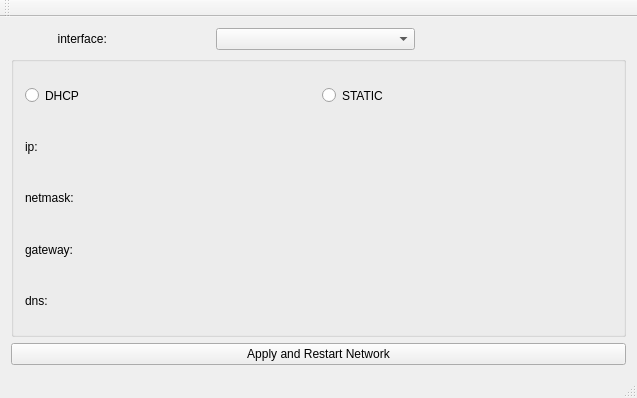
<?xml version="1.0" encoding="UTF-8"?>
<ui version="4.0">
 <class>MainWindow</class>
 <widget class="QMainWindow" name="MainWindow">
  <property name="geometry">
   <rect>
    <x>0</x>
    <y>0</y>
    <width>637</width>
    <height>398</height>
   </rect>
  </property>
  <property name="windowTitle">
   <string>Net</string>
  </property>
  <widget class="QWidget" name="centralWidget">
   <layout class="QHBoxLayout" name="horizontalLayout">
    <item>
     <layout class="QGridLayout" name="gridLayout">
      <item row="0" column="0">
       <widget class="QLabel" name="label">
        <property name="sizePolicy">
         <sizepolicy hsizetype="Expanding" vsizetype="Preferred">
          <horstretch>0</horstretch>
          <verstretch>0</verstretch>
         </sizepolicy>
        </property>
        <property name="text">
         <string>              interface:</string>
        </property>
       </widget>
      </item>
      <item row="0" column="2">
       <spacer name="horizontalSpacer">
        <property name="orientation">
         <enum>Qt::Horizontal</enum>
        </property>
        <property name="sizeHint" stdset="0">
         <size>
          <width>40</width>
          <height>20</height>
         </size>
        </property>
       </spacer>
      </item>
      <item row="2" column="0" colspan="4">
       <widget class="QPushButton" name="ok">
        <property name="sizePolicy">
         <sizepolicy hsizetype="Expanding" vsizetype="Fixed">
          <horstretch>0</horstretch>
          <verstretch>0</verstretch>
         </sizepolicy>
        </property>
        <property name="text">
         <string>Apply and Restart Network</string>
        </property>
       </widget>
      </item>
      <item row="0" column="1">
       <widget class="QComboBox" name="cb_interface">
        <property name="sizePolicy">
         <sizepolicy hsizetype="Expanding" vsizetype="Fixed">
          <horstretch>0</horstretch>
          <verstretch>0</verstretch>
         </sizepolicy>
        </property>
       </widget>
      </item>
      <item row="1" column="0" colspan="4">
       <widget class="QGroupBox" name="groupBox">
        <property name="sizePolicy">
         <sizepolicy hsizetype="Expanding" vsizetype="Expanding">
          <horstretch>0</horstretch>
          <verstretch>0</verstretch>
         </sizepolicy>
        </property>
        <property name="title">
         <string/>
        </property>
        <layout class="QVBoxLayout" name="verticalLayout">
         <item>
          <layout class="QGridLayout" name="gridLayout_6">
           <item row="0" column="0">
            <widget class="QRadioButton" name="radio_dhcp">
             <property name="sizePolicy">
              <sizepolicy hsizetype="Expanding" vsizetype="Expanding">
               <horstretch>0</horstretch>
               <verstretch>0</verstretch>
              </sizepolicy>
             </property>
             <property name="text">
              <string>DHCP</string>
             </property>
            </widget>
           </item>
           <item row="0" column="1">
            <widget class="QRadioButton" name="radio_static">
             <property name="sizePolicy">
              <sizepolicy hsizetype="Expanding" vsizetype="Expanding">
               <horstretch>0</horstretch>
               <verstretch>0</verstretch>
              </sizepolicy>
             </property>
             <property name="text">
              <string>STATIC</string>
             </property>
            </widget>
           </item>
          </layout>
         </item>
         <item>
          <layout class="QGridLayout" name="gridLayout_2">
           <item row="0" column="0">
            <widget class="QLabel" name="label_2">
             <property name="sizePolicy">
              <sizepolicy hsizetype="Expanding" vsizetype="Expanding">
               <horstretch>0</horstretch>
               <verstretch>0</verstretch>
              </sizepolicy>
             </property>
             <property name="text">
              <string>ip:</string>
             </property>
            </widget>
           </item>
           <item row="0" column="1">
            <widget class="QIpAddressEdit" name="edt_ip" native="true">
             <property name="sizePolicy">
              <sizepolicy hsizetype="Expanding" vsizetype="Preferred">
               <horstretch>0</horstretch>
               <verstretch>0</verstretch>
              </sizepolicy>
             </property>
             <property name="minimumSize">
              <size>
               <width>0</width>
               <height>40</height>
              </size>
             </property>
            </widget>
           </item>
          </layout>
         </item>
         <item>
          <layout class="QGridLayout" name="gridLayout_3">
           <item row="0" column="0">
            <widget class="QLabel" name="label_3">
             <property name="sizePolicy">
              <sizepolicy hsizetype="Expanding" vsizetype="Expanding">
               <horstretch>0</horstretch>
               <verstretch>0</verstretch>
              </sizepolicy>
             </property>
             <property name="text">
              <string>netmask:</string>
             </property>
            </widget>
           </item>
           <item row="0" column="1">
            <widget class="QIpAddressEdit" name="edt_mask" native="true">
             <property name="sizePolicy">
              <sizepolicy hsizetype="Expanding" vsizetype="Preferred">
               <horstretch>0</horstretch>
               <verstretch>0</verstretch>
              </sizepolicy>
             </property>
             <property name="minimumSize">
              <size>
               <width>0</width>
               <height>40</height>
              </size>
             </property>
            </widget>
           </item>
          </layout>
         </item>
         <item>
          <layout class="QGridLayout" name="gridLayout_4">
           <item row="0" column="0">
            <widget class="QLabel" name="label_4">
             <property name="sizePolicy">
              <sizepolicy hsizetype="Expanding" vsizetype="Expanding">
               <horstretch>0</horstretch>
               <verstretch>0</verstretch>
              </sizepolicy>
             </property>
             <property name="text">
              <string>gateway:</string>
             </property>
            </widget>
           </item>
           <item row="0" column="1">
            <widget class="QIpAddressEdit" name="edt_gateway" native="true">
             <property name="sizePolicy">
              <sizepolicy hsizetype="Expanding" vsizetype="Preferred">
               <horstretch>0</horstretch>
               <verstretch>0</verstretch>
              </sizepolicy>
             </property>
             <property name="minimumSize">
              <size>
               <width>0</width>
               <height>40</height>
              </size>
             </property>
            </widget>
           </item>
          </layout>
         </item>
         <item>
          <layout class="QGridLayout" name="gridLayout_5">
           <item row="0" column="0">
            <widget class="QLabel" name="label_5">
             <property name="sizePolicy">
              <sizepolicy hsizetype="Expanding" vsizetype="Expanding">
               <horstretch>0</horstretch>
               <verstretch>0</verstretch>
              </sizepolicy>
             </property>
             <property name="text">
              <string>dns:</string>
             </property>
            </widget>
           </item>
           <item row="0" column="1">
            <widget class="QIpAddressEdit" name="edt_dns" native="true">
             <property name="sizePolicy">
              <sizepolicy hsizetype="Expanding" vsizetype="Preferred">
               <horstretch>0</horstretch>
               <verstretch>0</verstretch>
              </sizepolicy>
             </property>
             <property name="minimumSize">
              <size>
               <width>0</width>
               <height>40</height>
              </size>
             </property>
            </widget>
           </item>
          </layout>
         </item>
        </layout>
       </widget>
      </item>
     </layout>
    </item>
   </layout>
  </widget>
  <widget class="QMenuBar" name="menuBar">
   <property name="geometry">
    <rect>
     <x>0</x>
     <y>0</y>
     <width>637</width>
     <height>25</height>
    </rect>
   </property>
  </widget>
  <widget class="QToolBar" name="mainToolBar">
   <attribute name="toolBarArea">
    <enum>TopToolBarArea</enum>
   </attribute>
   <attribute name="toolBarBreak">
    <bool>false</bool>
   </attribute>
  </widget>
  <widget class="QStatusBar" name="statusBar"/>
 </widget>
 <layoutdefault spacing="6" margin="11"/>
 <customwidgets>
  <customwidget>
   <class>QIpAddressEdit</class>
   <extends>QWidget</extends>
   <header>qipaddressedit.h</header>
   <container>1</container>
  </customwidget>
 </customwidgets>
 <resources/>
 <connections/>
</ui>
